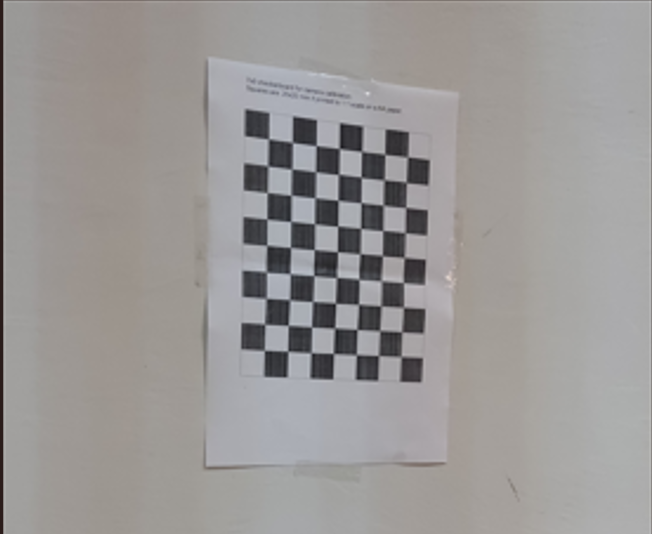
#> input picture Master/Computer vision (MIV)/Semestre 2/Vision Artificielle (VA)/TPs/TP3_2026/MES IMAGES/Screenshot 2026-04-05 233320.png, 652 x 534 px; its folder holds only this picture in this run
$ python MaCalib.py
#> lines starting #> are read from the running program, lines starting #| are printed output that depends on the picture; after the words box and inside, x2 and y2 are one past the last pixel; in counts of white or black regions, pixels touching at a corner belong together; long printed decimals are rounded
#!/usr/bin/env python

import cv2
import numpy as np
import os
import glob


# Defining the dimensions of checkerboard
CHECKERBOARD = (7, 9)
criteria = (cv2.TERM_CRITERIA_EPS + cv2.TERM_CRITERIA_MAX_ITER, 300, 0.001)
# max number of iterations=30

# Creating vector to store vectors of 3D points for each checkerboard image
objpoints = []
# Creating vector to store vectors of 2D points for each checkerboard image
imgpoints = []
error = []

# Defining the world coordinates for 3D points
objp = np.zeros((1, CHECKERBOARD[0] * CHECKERBOARD[1], 3), np.float32)
objp[0, :, :2] = np.mgrid[0:CHECKERBOARD[0], 0:CHECKERBOARD[1]].T.reshape(-1, 2)
prev_img_shape = None

nx = 9
# Enter the number of inside corners in y
ny = 7
# Extracting path of individual image stored in a given directory
images = glob.glob('./MES IMAGES/*.png')
for fname in images:
    img = cv2.imread(fname)
#> img is the input picture: shape (534, 652, 3); mean B, G, R 150.9, 152.1, 154.7

    gray = cv2.cvtColor(img, cv2.COLOR_BGR2GRAY)
    # Find the chess board corners
    # If desired number of corners are found in the image then ret = true
    ret, corners = cv2.findChessboardCorners(gray, (nx, ny), None)
#> ret = True; corners = 63 rows, first 8: [264.6, 350.7], [264.5, 324.4], [266.6, 299], [267.1, 272.3], [266.9, 245.2], [266.9, 218.7], [267.3, 193], [268, 166.1]
    # ret, corners = cv2.findChessboardCorners(gray, CHECKERBOARD, cv2.CALIB_CB_ADAPTIVE_THRESH + cv2.CALIB_CB_FAST_CHECK + cv2.CALIB_CB_NORMALIZE_IMAGE)

    """
    If desired number of corner are detected,
    we refine the pixel coordinates and display
    them on the images of checker board
    """
    if ret == True:
        objpoints.append(objp)
        # refining pixel coordinates for given 2d points.
        corners2 = cv2.cornerSubPix(gray, corners, (11, 11), (-1, -1), criteria)
#> corners2 = 63 rows, first 8: [264.4, 350.4], [264.7, 324.3], [266.3, 298.4], [266.5, 272.1], [266.9, 245.3], [266.9, 219.1], [267.1, 192.5], [267.8, 166]

        imgpoints.append(corners2)

        # Draw and display the corners
        img = cv2.drawChessboardCorners(img, CHECKERBOARD, corners2, ret)
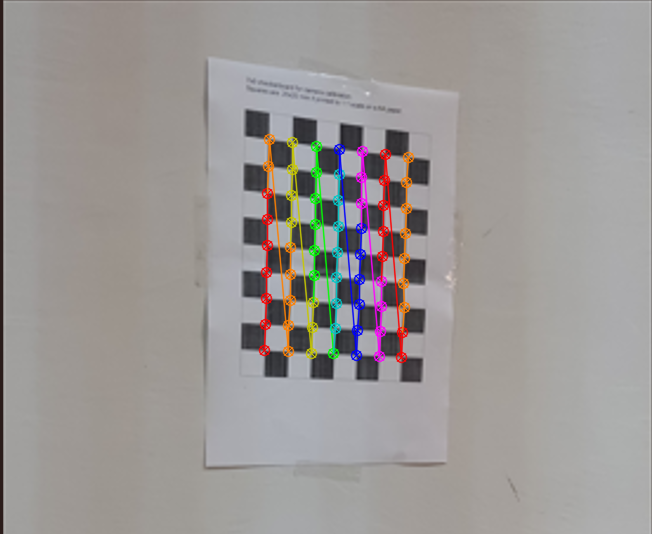
#> img: shape (534, 652, 3); 3.62% of pixels changed, all inside (x1, y1, x2, y2) = (258, 133, 415, 364)

    cv2.imshow('img', img)
    cv2.waitKey(0)

cv2.destroyAllWindows()

h, w = img.shape[:2]
#> h = 534; w = 652

"""
Performing camera calibration by
passing the value of known 3D points (objpoints)
and corresponding pixel coordinates of the
detected corners (imgpoints)
"""
ret, mtx, dist, rvecs, tvecs = cv2.calibrateCamera(objpoints, imgpoints, gray.shape[::-1], None, None)
#> ret = 64.43; mtx = [[15690.3, 0, 338.8], [0, 20695.6, 368.7], [0, 0, 1]]; dist = [[-632, 652419.7, 7.87, 6.39, 548.6]]; rvecs = ([-1.88, 0.157, -2.13],); tvecs = ([-2.28, -1.81, 332.8],)

print("ret: \n")
print(ret)
#| 64.428
print("Camera matrix (matrice intrinseques) : \n")
print(mtx)
#| [[1.56902723e+04 0.00000000e+00 3.38754977e+02]
#|  [0.00000000e+00 2.06956230e+04 3.68710236e+02]
#|  [0.00000000e+00 0.00000000e+00 1.00000000e+00]]
print("la distance focale(nb pix/mm) Fx = ",mtx[0][0],"  Fy = ",mtx[1][1])
#| la distance focale(nb pix/mm) Fx =  15690.272   Fy =  20695.623
print("les coordonnees du point d'impact sont Ox= ",mtx[0][2],"  Oy = ",mtx[1][2])
#| les coordonnees du point d'impact sont Ox=  338.755   Oy =  368.710
print("\n\n")
print("dist (les coefficients de distortion) : \n")
print(dist)
#| [[-6.32043798e+02  6.52419747e+05  7.87098498e+00  6.39434410e+00
#|    5.48633552e+02]]
print("rvecs (le vecteur de rotation) : \n")
print(rvecs)
#| (array([[-1.883],
#|        [ 0.1568],
#|        [-2.126]]),)
print("tvecs (le vecteur de translation) : \n")
print(tvecs)
#| (array([[ -2.277],
#|        [ -1.810],
#|        [332.831]]),)

# Save parameters into numpy file
np.save("./camera_params/ret", ret)
np.save("./camera_params/mtx", mtx)
np.save("./camera_params/dist", dist)
np.save("./camera_params/rvecs", rvecs)
np.save("./camera_params/tvecs", tvecs)

$ run again, on Master/Computer vision (MIV)/Semestre 2/Vision Artificielle (VA)/TPs/TP3_2026/MES IMAGES/Screenshot 2026-04-05 233511.png
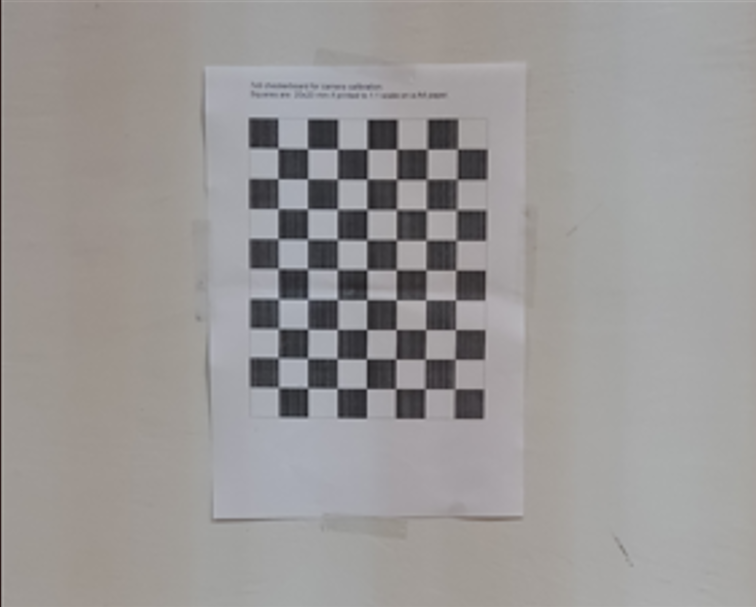
#> input picture Master/Computer vision (MIV)/Semestre 2/Vision Artificielle (VA)/TPs/TP3_2026/MES IMAGES/Screenshot 2026-04-05 233511.png, 756 x 607 px
#> img is the input picture: shape (607, 756, 3); mean B, G, R 150.9, 151.7, 154.3
#> `ret, corners = cv2.findChessboardCorners(gray, (nx, ny), None)`: ret = True; corners = 63 rows, first 8: [277.4, 387.4], [277.3, 357.7], [279.5, 328], [277.2, 299], [277.9, 267.8], [277.9, 237.8], [277.7, 208.6], [277.9, 178.8]
#> corners2 = 63 rows, first 8: [278.4, 387.4], [278, 357.7], [278.5, 328.5], [278.5, 298.9], [278.2, 268.4], [278, 238.7], [277.9, 208.6], [277.9, 178.7]
#> `img = cv2.drawChessboardCorners(img, CHECKERBOARD, corners2, ret)`:
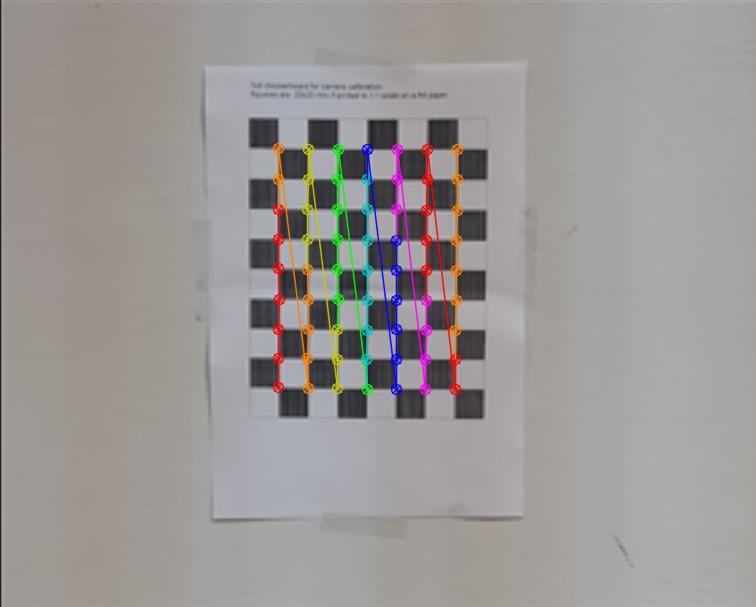
#> img: shape (607, 756, 3); 3.05% of pixels changed, all inside (x1, y1, x2, y2) = (272, 142, 464, 396)
#> `ret, mtx, dist, rvecs, tvecs = cv2.calibrateCamera(objpoints, imgpoint..`: ret = 74.82; mtx = [[14324.9, 0, 367.5], [0, 18027.6, 399], [0, 0, 1]]; dist = [[-370.7, 230754.8, 5.93, 5.65, 299.2]]; rvecs = ([-2.26, 0.131, 2.51],); tvecs = ([-2.39, -1.7, 255.4],)
#| 74.824
#| [[1.43248846e+04 0.00000000e+00 3.67452584e+02]
#|  [0.00000000e+00 1.80275717e+04 3.98971160e+02]
#|  [0.00000000e+00 0.00000000e+00 1.00000000e+00]]
#| la distance focale(nb pix/mm) Fx =  14324.885   Fy =  18027.572
#| les coordonnees du point d'impact sont Ox=  367.453   Oy =  398.971
#| [[-3.70707322e+02  2.30754766e+05  5.93496724e+00  5.64693006e+00
#|    2.99190185e+02]]
#| (array([[-2.265],
#|        [ 0.1305],
#|        [ 2.512]]),)
#| (array([[ -2.390],
#|        [ -1.701],
#|        [255.443]]),)
